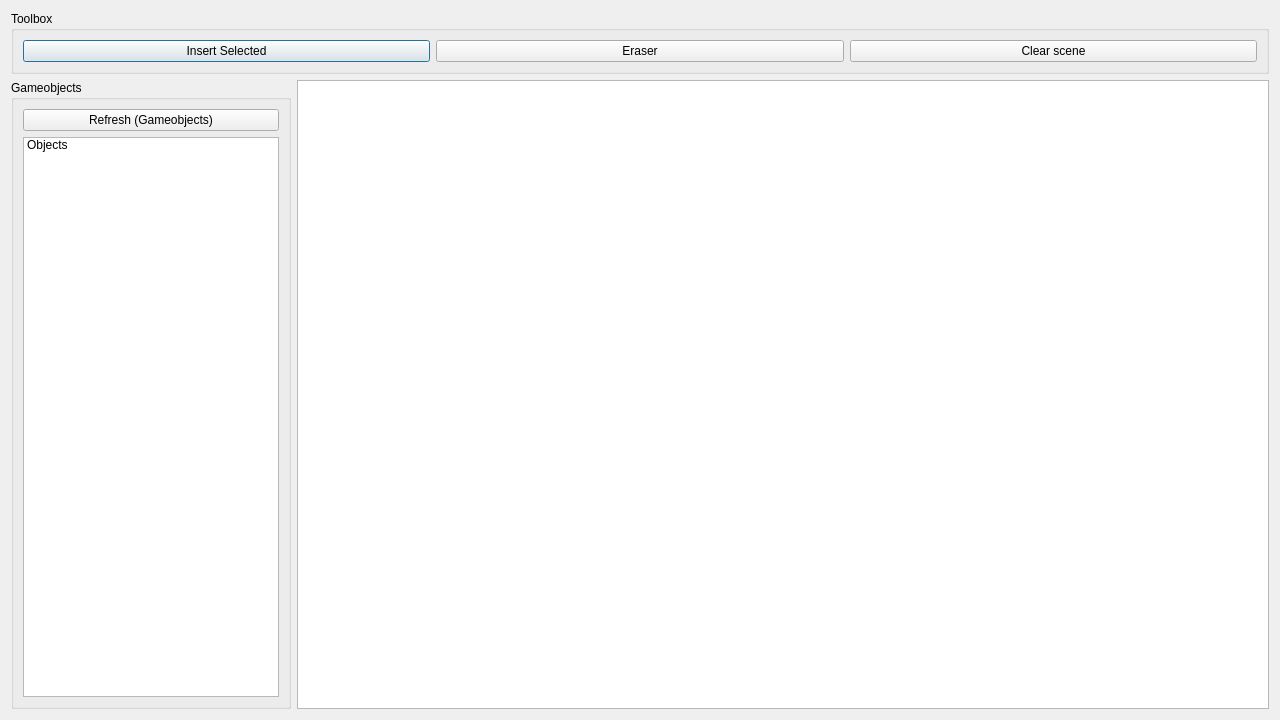
<?xml version="1.0" encoding="UTF-8"?>
<ui version="4.0">
 <class>SceneCreator</class>
 <widget class="QDialog" name="SceneCreator">
  <property name="geometry">
   <rect>
    <x>0</x>
    <y>0</y>
    <width>1280</width>
    <height>720</height>
   </rect>
  </property>
  <property name="windowTitle">
   <string>Dialog</string>
  </property>
  <layout class="QGridLayout" name="gridLayout">
   <item row="0" column="0" colspan="2">
    <widget class="QGroupBox" name="groupBox">
     <property name="title">
      <string>Toolbox</string>
     </property>
     <layout class="QGridLayout" name="gridLayout_2">
      <item row="0" column="0">
       <widget class="QPushButton" name="insertButton">
        <property name="text">
         <string>Insert Selected</string>
        </property>
       </widget>
      </item>
      <item row="0" column="1">
       <widget class="QPushButton" name="eraserButton">
        <property name="text">
         <string>Eraser</string>
        </property>
       </widget>
      </item>
      <item row="0" column="2">
       <widget class="QPushButton" name="clearButton">
        <property name="text">
         <string>Clear scene</string>
        </property>
       </widget>
      </item>
     </layout>
    </widget>
   </item>
   <item row="1" column="1">
    <widget class="QGraphicsView" name="sceneEditor"/>
   </item>
   <item row="1" column="0">
    <widget class="QGroupBox" name="groupBox_2">
     <property name="sizePolicy">
      <sizepolicy hsizetype="Fixed" vsizetype="Preferred">
       <horstretch>0</horstretch>
       <verstretch>0</verstretch>
      </sizepolicy>
     </property>
     <property name="title">
      <string>Gameobjects</string>
     </property>
     <layout class="QGridLayout" name="gridLayout_3">
      <item row="0" column="0">
       <widget class="QPushButton" name="refreshButton">
        <property name="text">
         <string>Refresh (Gameobjects)</string>
        </property>
       </widget>
      </item>
      <item row="1" column="0">
       <widget class="QListWidget" name="objectList">
        <item>
         <property name="text">
          <string>Objects</string>
         </property>
        </item>
       </widget>
      </item>
     </layout>
    </widget>
   </item>
  </layout>
 </widget>
 <resources/>
 <connections/>
</ui>
